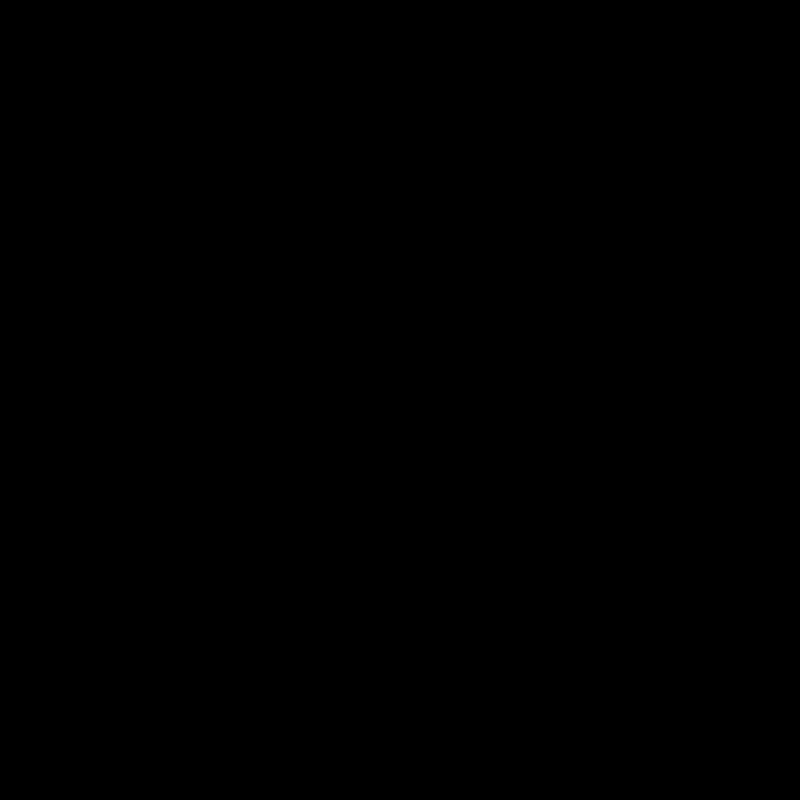
Frame 1 (no input)
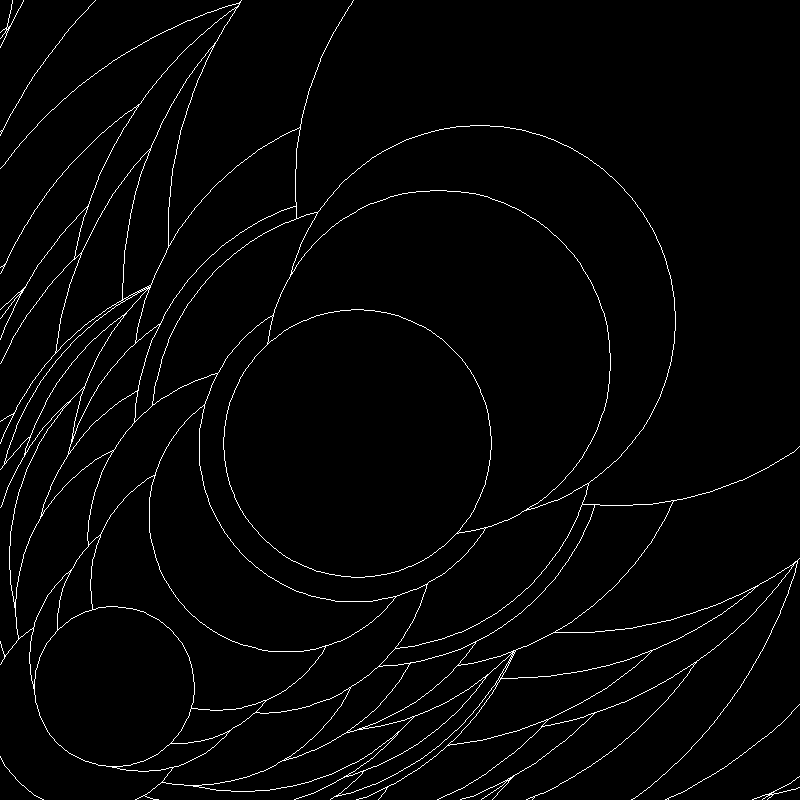
Frame 60 (the mouse pressed at the canvas centre just before this capture)
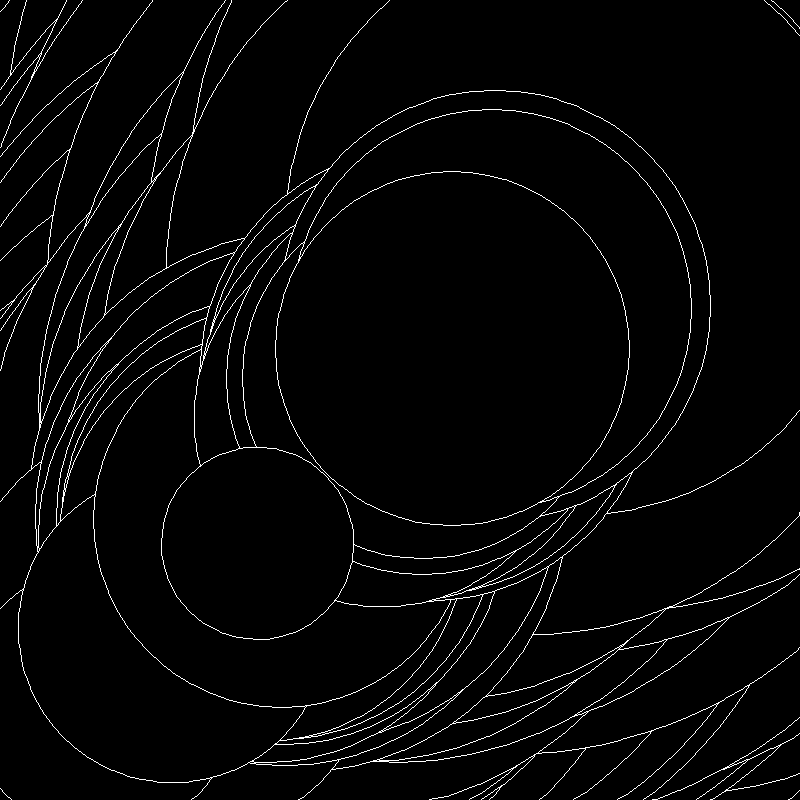
Frame 120 (the mouse held since frame 60 and released just before this capture)

The Processing sketch that drew these frames (run headless with seeded random() and noise(); from frame 60 on, the mouse is pressed at the canvas centre):

// Processing sketch: Dancing_circle
// ── Dancing_circle.pde
float noisex;
float noiser;
float x;
float y;
float scale=15;
int counter = 0;
PGraphics base;
float[][] array = new float [10000][3];

void setup()
{
	size(800,800);
	background(0);
	fill(0);
	stroke(255);
	// frameRate(10);
	noSmooth();
	// for(int i=0;i<array.length;i++)
	// {
	// 	array[i][0] = 
	// }
	// base = createGraphics(800,800);
}
void draw()
{
	background(0);
	x = 600*noise(noisex);
	y = width-x;
	// base.beginDraw();
	// base.stroke(255);
	// base.fill(0);
	// base.translate(400,400);
	// base.scale(scale);
	// base.translate(-400,-400);
	// base.ellipse(x,y,100*noise(noiser),100*noise(noiser));
	// base.scale(1/t);
	// base.endDraw();
	// image(base,0,0);
	for(int i=0;i<counter;i++)
	{
		circle(array[i][0],array[i][1],array[i][2]);
		array[i][2] = array[i][2]+scale;
	}
	array[counter][0] = 800*noise(noisex);
	array[counter][1] = width-array[counter][0];
	array[counter][2] = 600*noise(noiser);
	noisex+=0.5;
	noiser+=0.5;
	counter++;
}

void zoom(float x, float y)
{

}
